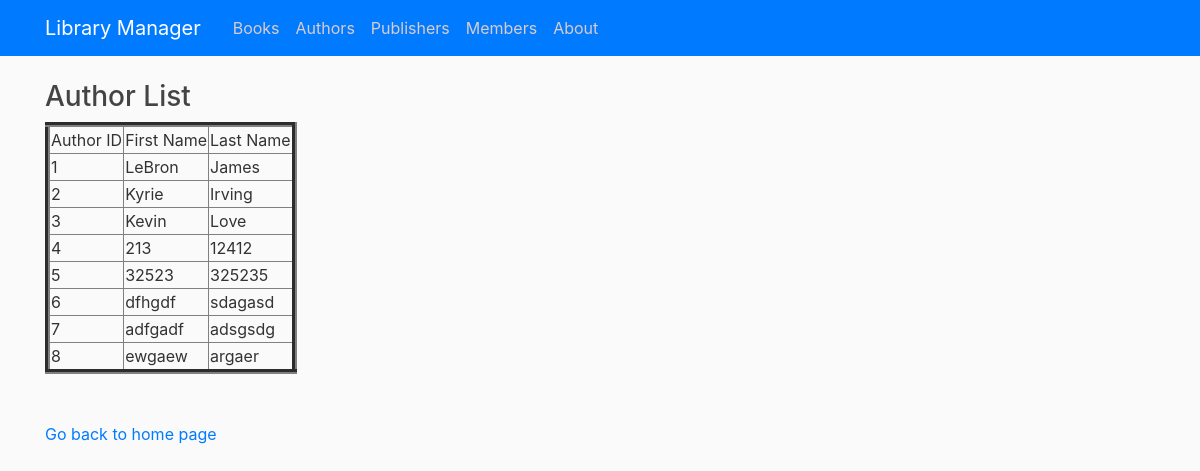
Page /viewauthor on the earlier database version.
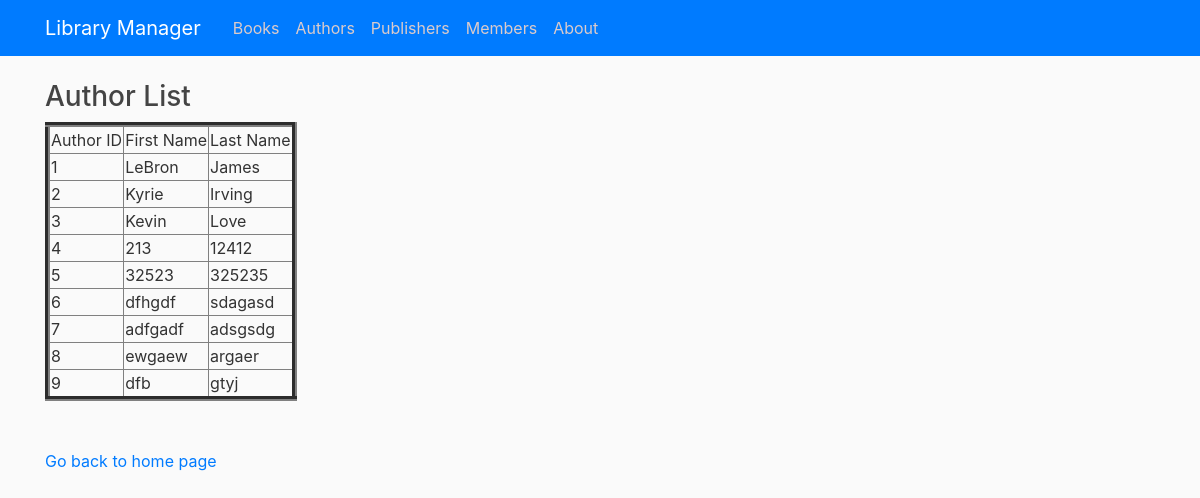
Same page on the later database version.
### tables this page shows
CREATE TABLE Author (authorId INTEGER PRIMARY KEY AUTOINCREMENT, firstName TEXT NOT NULL, lastName TEXT NOT NULL);

### library/routes.py (the view)
@app.route("/viewauthor")
def viewAuthor():
    con = sqlite3.connect("book.db")
    con.row_factory = sqlite3.Row
    cur = con.cursor()
    cur.execute("select * from Author")
    rows = cur.fetchall()
    return render_template("view_authors.html",rows = rows)

### library/templates/view_authors.html (shortened to what this page needs)
{% extends "layout.html" %}
{% block content %}
<!DOCTYPE html>
<html>
<head>
</head>
<body>
    <h3>Author List</h3>
    <table border=5>
        <thead>
            <td>Author ID</td>
            <td>First Name</td>
            <td>Last Name</td>
        </thead>
        {% for row in rows %}
        <tr>
            <td>{{row["authorId"]}}</td>
            <td>{{row["firstName"]}}</td>
            <td>{{row["lastName"]}}</td>
        </tr>
        {% endfor %}
    </table>
    <br><br>
    <a href="/">Go back to home page</a>
</body>
</html>
{% endblock content %}

Differences in the rows shown:
added Author: authorId "9", firstName "dfb", lastName "gtyj"
